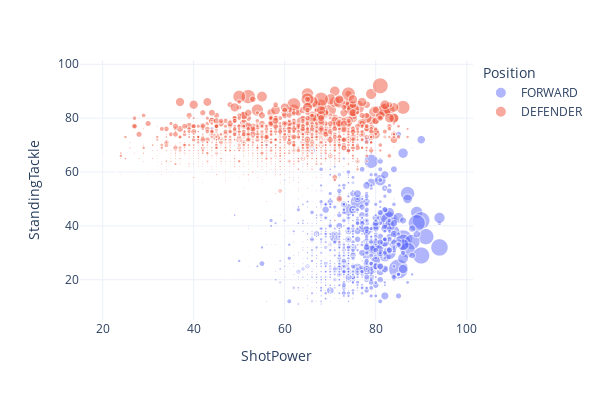

Notebook code for this chart:
### Code cell
df.query('Position == "DEFENDER" or Position == "FORWARD"')\
.plot.scatter(
    x='ShotPower',y='StandingTackle',
    color='Position',
    size='Wage',
    hover_data = 'Name',
    opacity = 0.5,
    width=600,height=400
)

### Figure 1 — Plotly figure (JSON) as saved in the notebook; plotly's stock layout.template omitted (floating-point values rounded to 4 significant figures; data arrays with more than 128 entries replaced by an {"elided": "..."} marker saying what was removed)
{"data": [{"customdata": {"elided": "1148x1 str values"}, "hovertemplate": "Position=FORWARD<br>ShotPower=%{x}<br>StandingTackle=%{y}<br>Wage=%{marker.size}<br>Name=%{customdata[0]}<extra></extra>", "legendgroup": "FORWARD", "marker": {"color": "#636efa", "opacity": 0.5, "size": {"elided": "1148 int values"}, "sizemode": "area", "sizeref": 875, "symbol": "circle"}, "mode": "markers", "name": "FORWARD", "showlegend": true, "type": "scattergl", "x": {"elided": "1148 int values"}, "xaxis": "x", "y": {"elided": "1148 int values"}, "yaxis": "y"}, {"customdata": {"elided": "2150x1 str values"}, "hovertemplate": "Position=DEFENDER<br>ShotPower=%{x}<br>StandingTackle=%{y}<br>Wage=%{marker.size}<br>Name=%{customdata[0]}<extra></extra>", "legendgroup": "DEFENDER", "marker": {"color": "#EF553B", "opacity": 0.5, "size": {"elided": "2150 int values"}, "sizemode": "area", "sizeref": 875, "symbol": "circle"}, "mode": "markers", "name": "DEFENDER", "showlegend": true, "type": "scattergl", "x": {"elided": "2150 int values"}, "xaxis": "x", "y": {"elided": "2150 int values"}, "yaxis": "y"}], "layout": {"height": 400, "legend": {"itemsizing": "constant", "title": {"text": "Position"}, "tracegroupgap": 0}, "margin": {"t": 60}, "width": 600, "xaxis": {"anchor": "y", "autorange": true, "domain": [0, 1], "range": [15.01, 101.4], "title": {"text": "ShotPower"}, "type": "linear"}, "yaxis": {"anchor": "x", "autorange": true, "domain": [0, 1], "range": [5.06, 101.6], "title": {"text": "StandingTackle"}, "type": "linear"}}}
